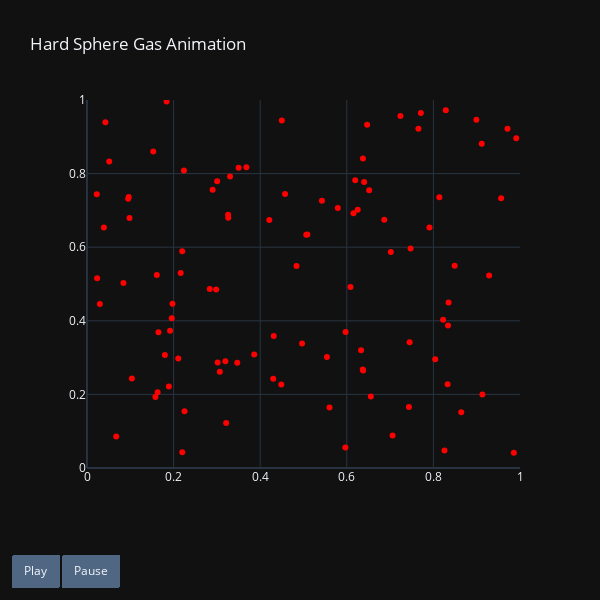

Source (notebook cell):
### Code cell
import TDS_H24_V2 as tds

hs = tds.HardSphere()
# hs.p # get momentum
# hs.p2  # get p^2
# hs.vel # get particles velocity
hs.run() # run simulation
